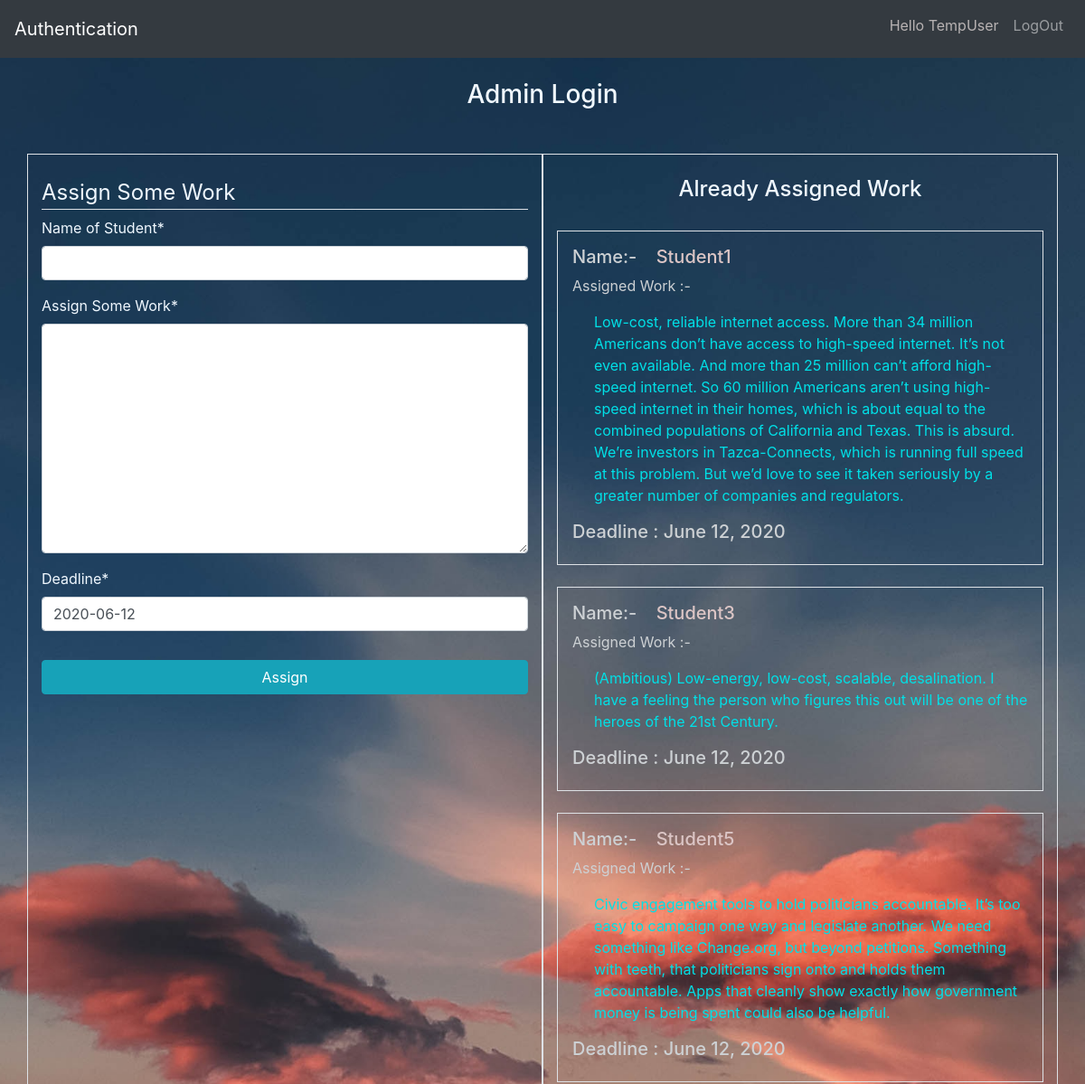
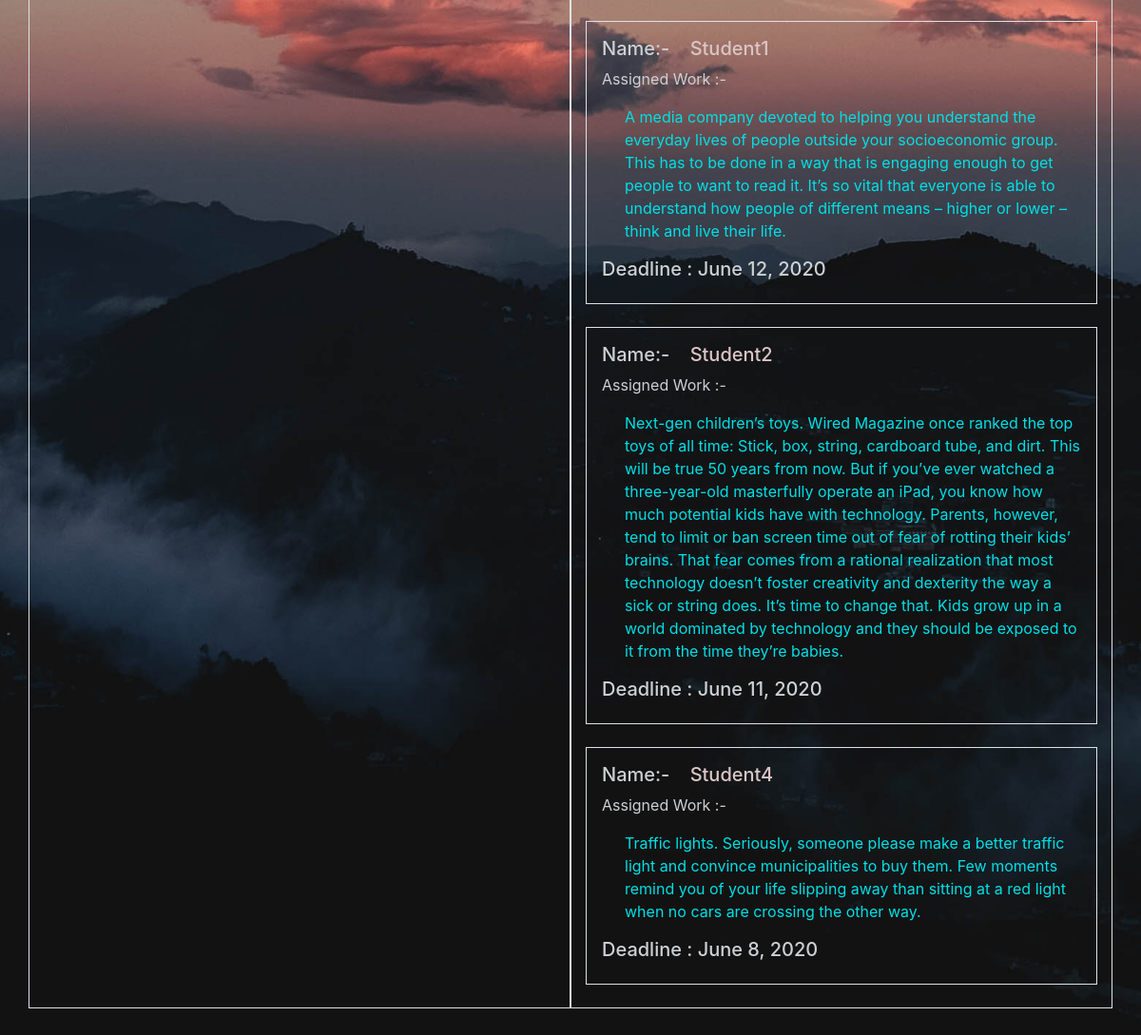
The page /main/ (signed in) on the database its author committed (2 pictures, top to bottom).
### main/models.py (models this page shows, shortened)
class student(models.Model):
    name = models.CharField(("Name of Student"),max_length=40,unique=False,)
    work_to_do =  models.TextField(("Assign Some Work"),max_length=1000,unique=False)
    deadline = models.DateField(default=timezone.now,unique=False)

### main/views.py (the view, shortened to what this page needs)
# urls.py: path('main/', views.main_view ,name='main_view'),
def main_view(request):
    if(request.user.is_authenticated):
        if(request.user.is_superuser):
            message=''
            assigned = student.objects.all().order_by('-deadline')
            form = taskform()
            return render(request, 'main/admin.html' ,{'form':form,'assigned':assigned,'message':message})
        else:
            assigned = student.objects.filter(name=request.user.username).order_by('deadline')
            return render(request, 'main/student.html' ,{'assigned':assigned})
    return redirect('login')

### main/forms.py
class taskform(forms.ModelForm):
    class Meta:
        model = student
        fields = ['name', 'work_to_do', 'deadline']

### main/templates/main/admin.html (shortened to what this page needs)
{% extends 'main/main.html'%}
{% load static %}
{% block content%}
{% load crispy_forms_tags %}
<div class="container">
    <br>
    <h3 style="text-align: center;">Admin Login</h3>
    <br>
    <div class="row mb-5 ">
        <div class="col-md-6 border mb-4">
            <br>
            <form action="" method="POST">
                <fieldset class="form-group">
                    <legend class="border-bottom md-4">Assign Some Work</legend>
                    {{ form|crispy }}
                </fieldset>
                <div class="form-group">
                    <button class="btn btn-info btn-block " type="submit">Assign</button>
                </div>
            </form>
        </div>
        <div class="col-md-6 border mb-4"><br>
            <h4 style="text-align: center;">Already Assigned Work</h4><br>
            {% for work in assigned %}
                <div class="border p-3 text-wrap" style="color: rgb(205, 209, 212);">
                    <h5>Name:- <span class="ml-3" style="color: rgb(219, 197, 197);">{{work.name}}</span> </h5>
                    <p style="font-size: medium;">Assigned Work :-</p>
                    <p class="ml-4" style="color: rgb(0, 224, 231);" >{{work.work_to_do}}</p>
                    <h5>Deadline : {{work.deadline}}</h5>
                </div><br>
            {% endfor %}
        </div>
    </div>
</div>
{% endblock content%}

### main/templates/main/main.html (shortened to what this page needs)
<!doctype html>
<html lang="en">
  <head>
    <link rel="stylesheet" href="https://stackpath.bootstrapcdn.com/bootstrap/4.5.0/css/bootstrap.min.css">
    {% load static %}
  </head>
  <body>
    <nav class="navbar navbar-expand-md navbar-dark bg-dark">
        <a class="navbar-brand" href="#">Authentication</a>
        <div class="collapse navbar-collapse" id="navbarSupportedContent">
            <ul class="navbar-nav ml-auto">
                <li class="nav-item ">
                  {% if user.is_authenticated %}
                    <p class="mr-2 mt-2 bold" style="color:rgb(184, 179, 179)!important;">Hello {{user.username}}</p>
                  {% endif %}
                </li>
                <li class="nav-item">
                    {%if user.is_authenticated%}
                      <a class="nav-link" href="{% url 'LogOut' %}">LogOut <span class="sr-only">(current)</span></a>
                    {% endif %}
                  </li>
            </ul>
        </div>
    </nav>
        {% block content %}
        {% endblock content %}
  </body>
</html>

### rows shown on the page
student: name "Student1", work_to_do "Low-cost, reliable internet access. More than 34 million Americans don’t have access to high-speed internet. It’s not even available. And more than 25 million can’t afford high-speed internet. So 60 million Americans aren’t using high-speed internet in their homes, which is about equal to the combined populations of California and Texas. This is absurd. We’re investors in Tazca-Connects, which is running full speed at this problem. But we’d love to see it taken seriously by a greater number of companies and regulators.", deadline "June 12, 2020"
student: name "Student3", work_to_do "(Ambitious) Low-energy, low-cost, scalable, desalination. I have a feeling the person who figures this out will be one of the heroes of the 21st Century.", deadline "June 12, 2020"
student: name "Student5", work_to_do "Civic engagement tools to hold politicians accountable. It’s too easy to campaign one way and legislate another. We need something like Change.org, but beyond petitions. Something with teeth, that politicians sign onto and holds them accountable. Apps that cleanly show exactly how government money is being spent could also be helpful.", deadline "June 12, 2020"
student: name "Student1", work_to_do "A media company devoted to helping you understand the everyday lives of people outside your socioeconomic group. This has to be done in a way that is engaging enough to get people to want to read it. It’s so vital that everyone is able to understand how people of different means – higher or lower – think and live their life.", deadline "June 12, 2020"
student: name "Student2", work_to_do "Next-gen children’s toys. Wired Magazine once ranked the top toys of all time: Stick, box, string, cardboard tube, and dirt. This will be true 50 years from now. But if you’ve ever watched a three-year-old masterfully operate an iPad, you know how much potential kids have with technology. Parents, however, tend to limit or ban screen time out of fear of rotting their kids’ brains. That fear comes from a rational realization that most technology doesn’t foster creativity and dexterity the way a sick or string does. It’s time to change that. Kids grow up in a world dominated by technology and they should be exposed to it from the time they’re babies.", deadline "June 11, 2020"
student: name "Student4", work_to_do "Traffic lights. Seriously, someone please make a better traffic light and convince municipalities to buy them. Few moments remind you of your life slipping away than sitting at a red light when no cars are crossing the other way.", deadline "June 8, 2020"

### other values the page prints
{{ user.username }} "TempUser"
